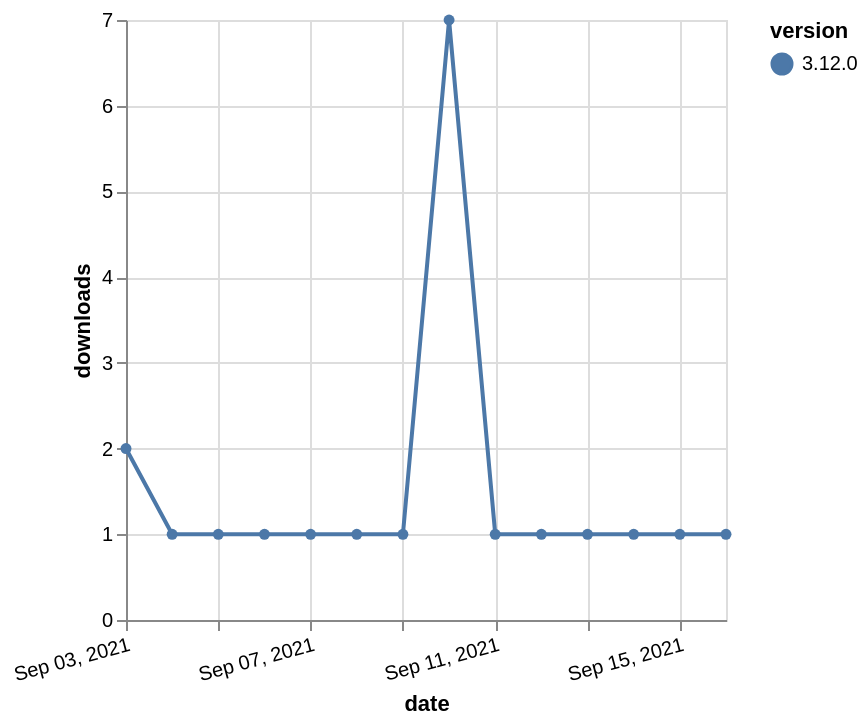

Specify this chart in Vega-Lite:
### Vega-Lite specification from a JSON file in a GitHub repository (floating-point values rounded to 4 significant figures)
{"$schema": "https://vega.github.io/schema/vega-lite/v5.json", "description": "A simple bar chart with embedded data.", "data": {"values": [{"date": "2021-09-03", "total": 490, "delta": 2, "version": "3.12.0"}, {"date": "2021-09-04", "total": 491, "delta": 1, "version": "3.12.0"}, {"date": "2021-09-05", "total": 492, "delta": 1, "version": "3.12.0"}, {"date": "2021-09-06", "total": 493, "delta": 1, "version": "3.12.0"}, {"date": "2021-09-07", "total": 494, "delta": 1, "version": "3.12.0"}, {"date": "2021-09-08", "total": 495, "delta": 1, "version": "3.12.0"}, {"date": "2021-09-09", "total": 496, "delta": 1, "version": "3.12.0"}, {"date": "2021-09-10", "total": 503, "delta": 7, "version": "3.12.0"}, {"date": "2021-09-11", "total": 504, "delta": 1, "version": "3.12.0"}, {"date": "2021-09-12", "total": 505, "delta": 1, "version": "3.12.0"}, {"date": "2021-09-13", "total": 506, "delta": 1, "version": "3.12.0"}, {"date": "2021-09-14", "total": 507, "delta": 1, "version": "3.12.0"}, {"date": "2021-09-15", "total": 508, "delta": 1, "version": "3.12.0"}, {"date": "2021-09-16", "total": 509, "delta": 1, "version": "3.12.0"}]}, "width": "container", "mark": {"type": "line", "point": {"filled": true}}, "encoding": {"x": {"field": "date", "type": "temporal", "timeUnit": "yearmonthdate", "title": "date", "axis": {"labelAngle": -15}}, "y": {"field": "delta", "type": "quantitative", "title": "downloads"}, "color": {"field": "version", "type": "nominal"}, "tooltip": {"field": "delta"}}}
